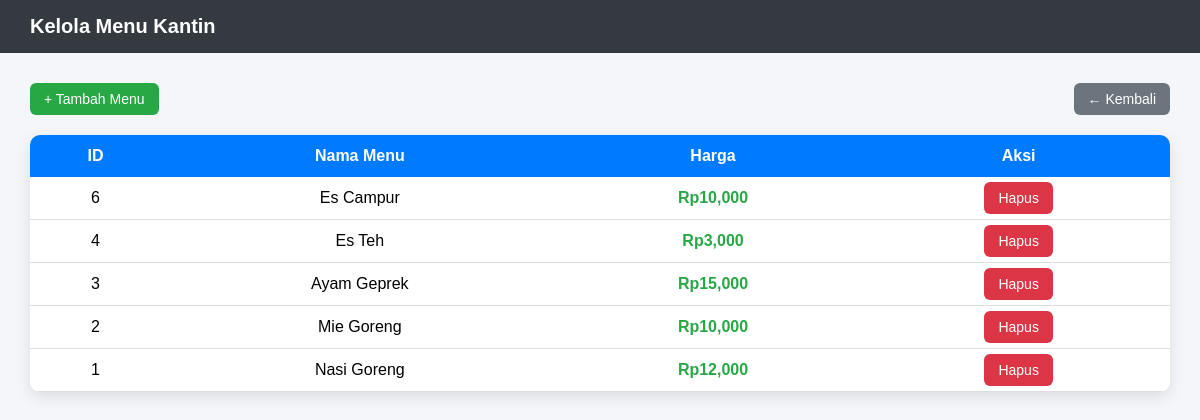
/admin/menu.php, run on the app's committed database.
### tables this page shows
CREATE TABLE `menu` (
  `id_menu` int(11) NOT NULL,
  `nama_menu` varchar(100) DEFAULT NULL,
  `harga` int(11) DEFAULT NULL,
  `gambar` varchar(255) DEFAULT NULL
);

### admin/menu.php (the view, shortened to what this page needs)
<?php
include "../koneksi.php";
$data = mysqli_query($koneksi,"SELECT * FROM menu ORDER BY id_menu DESC");
?>
<!DOCTYPE html>
<html>
<head>
</head>
<body>
<div class="header">
    Kelola Menu Kantin
</div>
<div class="container">
<div class="top-bar">
    <a class="btn tambah" href="menu_tambah.php">+ Tambah Menu</a>
    <a class="btn kembali" href="index.php">← Kembali</a>
</div>
<table>
    <tr>
        <th>ID</th>
        <th>Nama Menu</th>
        <th>Harga</th>
        <th>Aksi</th>
    </tr>
<?php while($d=mysqli_fetch_array($data)){ ?>
<tr>
    <td><?= $d['id_menu']; ?></td>
    <td><?= $d['nama_menu']; ?></td>
    <td class="harga">Rp<?= number_format($d['harga']); ?></td>
    <td>
        <a class="btn hapus"
           href="menu_hapus.php?id=<?= $d['id_menu']; ?>"
           onclick="return confirm('Yakin hapus menu ini?')">
           Hapus
        </a>
    </td>
</tr>
<?php } ?>
</table>
</div>
</body>
</html>

### admin/menu.php (style rules this page uses)
body { margin:0; font-family: Arial, Helvetica, sans-serif; background:#f4f6f9; }
.header { background:#343a40; color:white; padding:15px 30px; font-size:20px; font-weight:bold; }
.container { padding:30px; }
.top-bar { display:flex; justify-content:space-between; align-items:center; margin-bottom:20px; }
.btn { padding:8px 14px; border-radius:6px; text-decoration:none; color:white; font-size:14px; }
.tambah { background:#28a745; }
.hapus { background:#dc3545; }
.kembali { background:#6c757d; }
table { width:100%; border-collapse:collapse; background:white; border-radius:10px; overflow:hidden; box-shadow:0 5px 15px rgba(0,0,0,0.1); }
th { background:#007bff; color:white; padding:12px; text-align:center; }
td { padding:12px; text-align:center; border-bottom:1px solid #ddd; }
.harga { color:#28a745; font-weight:bold; }

### data on the page
menu: id_menu "6", nama_menu "Es Campur", harga "10,000"
menu: id_menu "4", nama_menu "Es Teh", harga "3,000"
menu: id_menu "3", nama_menu "Ayam Geprek", harga "15,000"
menu: id_menu "2", nama_menu "Mie Goreng", harga "10,000"
menu: id_menu "1", nama_menu "Nasi Goreng", harga "12,000"
